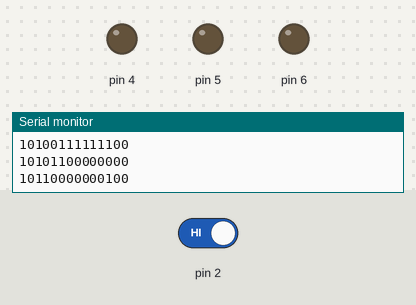
The sketch below on a simulated Arduino Uno, built with avr-gcc and run on an emulated ATmega328P. Parts: output pins drawn as LEDs (lit = HIGH), the last lines printed to the serial monitor. Dashed ring = blinking. The inputs (shaded band) are chosen by the test bench; at power-on: pin 2 HIGH.

Above: at 0.8 s.
0.9 s: pin 2 driven LOW
At 1.19 s:
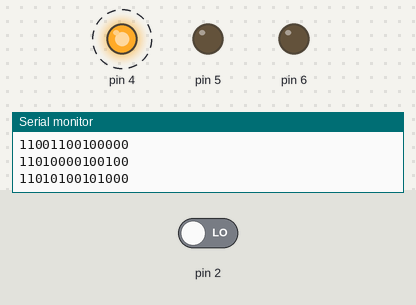
3.9 s: pin 2 driven HIGH
At 5.2 s:
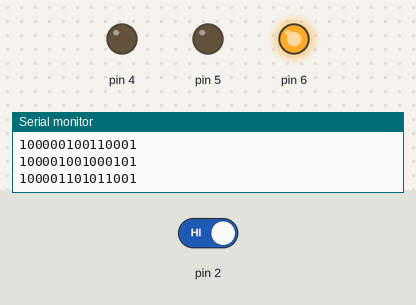
5.5 s: pin 2 driven LOW
At 12.83 s:
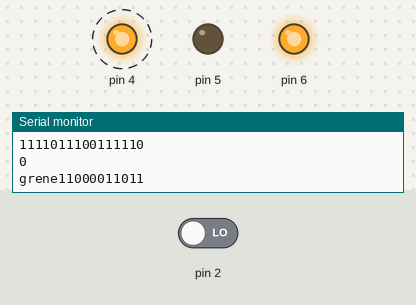
Timing chart, 0 to 14.5 s (numbered marks = the images above; inputs shaded):
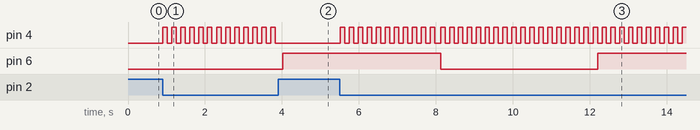

The sketch:

3_Timer.ino
```cpp
#define F_CPU 16000000UL

#include <avr/io.h>
#include <util/delay.h>

char red = 0;
char green = 0;
char button;
/*
PD2 Buttom_1    0x04
PD3 Buttom_2	  0x08

PD4 LED_Red	    0x10
PD5 LED_Yellow	0x20
PD6 LED_Green	  0x40
*/
//serial.begin(9600);
int main (void){
  //set I/O port
  DDRD = 0x70;
Serial.begin(9600);
  //set timer
  TCCR1A = 0x00;
  TCCR1B = 0b00000101;//bit0-2 set prescale 1024
  /*
  000 no prescaling
  001 1
  010 8
  011 64
  100 256
  101 1024   max count 65535
  */
  TCNT1 = 0;//16bit counter:MAX 0xFFFF

/*
           time
count = ------------
        prescale *T
*/

  while(1){
    Serial.println(TCNT1,BIN);
    if (TCNT1>=62500)// 4 sec
    {
      Serial.println(green,BIN);
      Serial.print("grene");
      green = ~green;
      if(green == 0){
        PORTD = PORTD &(~0x40);//off PORTD5
      }
      else{
        PORTD = PORTD | 0x40;
      }
      TCNT1 = 0;
    }


  button = PIND & 0x04;
    if(button == 0){
     red = ~red;
     if(red == 0){
       PORTD = PORTD & ~0x10;// off led_red
     }
     else{
       PORTD = PORTD | 0x10;// on led_red
     }
     _delay_ms(100);
    }
  }
}
```

Measured:
- after the input at 0.9 s, pin 4: alternates HIGH for 0.12 s and LOW for 0.12 s, starting at once
- after the input at 3.9 s, pin 4: stops changing and stays LOW
- after the input at 5.5 s, pin 4: alternates HIGH for 0.12 s and LOW for 0.12 s, starting at once
